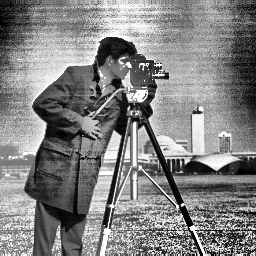
%> input picture 01/AHE01.png, 256 x 256 px
$ octave --eval "result = RSWHE('../01/AHE01.png');"   (GNU Octave 9; MATLAB toolbox functions it lacks are replaced by stand-ins)
%> lines starting %> are read from the running program, lines starting %| are printed output that depends on the picture
function optImage = RSWHE(imagePath)
%> called with imagePath = '../01/AHE01.png'
    % Read your input image from some path
    Image = imread(imagePath);
%> Image is the input picture: size 256x256 uint8; min 0, max 255, mean 129.7
    imageHist = imhist(Image);
%> imageHist = 256 values, max 462 at index 159, min 11 at index 256, mean 256
    Image = double(Image);
%> Image: size 256x256 double
    [rows, columns, ~] = size(Image);
%> rows = 256; columns = 256
    optImage = zeros(rows, columns);

    % Image info
    numPixels = rows*columns;
%> numPixels = 65536
    grayMean = floor(mean2(Image));
%> grayMean = 129
    grayMedian = (median(Image, "all"));
%> grayMedian = 133
    disp(grayMean);
%| 129
    disp(grayMedian);
%| 133
    grayMin = min(min(Image));
%> grayMin = 0
    grayMax = max(max(Image));
%> grayMax = 255

    % Whole PDF calculation
    PDF=zeros(1, grayMax-grayMin+1);
    for i=grayMin+1:grayMax+1
        PDF(i)=imageHist(i)/numPixels;
    end
%> after the loop, PDF = 256 values, max 0.00705 at index 159, min 0.000168 at index 256, mean 0.00391

    pMax = max(PDF);
%> pMax = 0.00705
    pMin = min(PDF);
%> pMin = 0.000168

    % Default beta, we can change this value
    beta = pMax*abs(grayMean-grayMedian)/(grayMax-grayMin);
%> beta = 0.000111

    % r settings
    r = 2; % Can change this value
    length = 2^r + 1;
    grayXM = zeros(1, length);
    grayXM(1) = grayMax + 1;
    grayXM(2) = grayMin + 1;

    for i=3:length
        divRange = ((i-2)*numPixels)/(2^r);
        grayXM(i) = CDFDivCal(imageHist, divRange);
    end
%> this loop made 3 passes
%> grayXM in CDFDivCal on passes 1 to 3: 79, 134, 181
%> after the loop, grayXM = [256 1 79 134 181]

    % Sort the division level list
    grayXM = sort(grayXM);
%> grayXM = [1 79 134 181 256]
    for i=2:2^r
        [rowPos,colPos]=find((Image>=grayXM(i-1)-1)&(Image<=grayXM(i)-2));
        optImage=HE(Image,optImage,rowPos,colPos,imageHist,grayXM(i-1)-1,grayXM(i)-2,pMax, pMin, beta, numPixels);
    end
%> this loop made 3 passes
%> numPixelsPartial in HE on passes 1 to 3: 16237, 16310, 16477
%> pass 1, in RSWHE, `optImage=HE(Image,optImage,rowPos,colPos,imageHist,grayXM(i-1)-1,grayX..`:
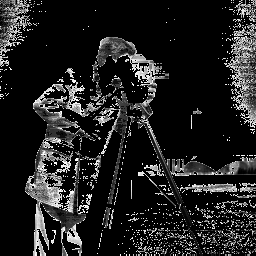
%> optImage: size 256x256 double; min 0, max 77, mean 10; drawn with min black and max white
%> pass 2, in RSWHE, `optImage=HE(Image,optImage,rowPos,colPos,imageHist,grayXM(i-1)-1,grayX..`:
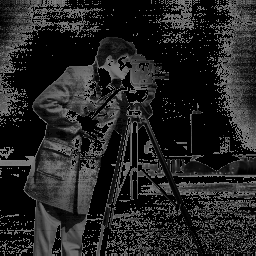
%> optImage: size 256x256 double; min 0, max 132, mean 36.3
%> pass 3, in RSWHE, `optImage=HE(Image,optImage,rowPos,colPos,imageHist,grayXM(i-1)-1,grayX..`:
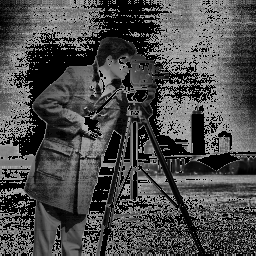
%> optImage: size 256x256 double; min 0, max 179, mean 75.6
    [rowPos,colPos]=find((Image>=grayXM(2^r)-1)&(Image<=grayXM(2^r+1)-1));
%> rowPos = 16512 values from 1 to 256; colPos = 16512 values from 1 to 256
    optImage=HE(Image,optImage,rowPos,colPos,imageHist,grayXM(2^r)-1,grayXM(2^r+1)-1,pMax, pMin, beta, numPixels);
    optImage = uint8(optImage);
%> optImage: size 256x256 uint8
end

function grayXM=CDFDivCal(imageHist,divRange)
    % find every division gray level value
    cum(1)=imageHist(1);
    for i=2:256
        cum(i)=imageHist(i)+cum(i-1);
    end
    index=find(cum>=divRange);
    grayXM=index(1);
end

function optImage=HE(Image,optImage,row,col,imageHist,min,max, pMax, pMin, beta, numPixels)

    numPixelsPartial=size(col,1);
    PDF=zeros(1,max-min+1);
    alphaSum = 0;
    for i=min+1:max+1
        alphaSum = alphaSum + sum(imageHist(i)/numPixels);
    end

    % PDF calculation
    for i=min+1:max+1
        PDF(i-min) = pMax*(((imageHist(i)/numPixelsPartial-pMin)/(pMax-pMin))^alphaSum) + beta;
    end

    % PDF normalization
    PDF = PDF / sum(PDF);

    % CDF calculation
    CDF=zeros(1,max+1);
    CDF(min+1)=PDF(1);
    for i=min+2:max+1
        CDF(i)=PDF(i-min)+CDF(i-1);
    end

    % Output histogram & image
    optHist=min+(max-min)*CDF;
    for k=1:numPixelsPartial
        optImage(row(k),col(k))=floor(optHist(Image(row(k),col(k))+1));
    end
end
